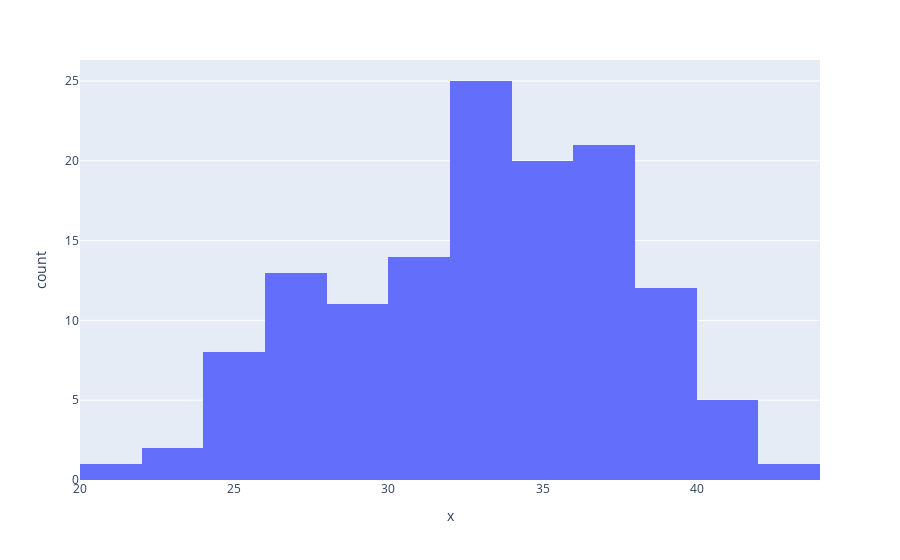

This figure's notebook cell:
### Code cell
#Histogram of Vertical
fig = px.histogram(x=df['Vertical'],nbins = 12)
fig.show()

### Figure 1 — Plotly figure (JSON) as saved in the notebook; plotly's stock layout.template omitted (floating-point values rounded to 4 significant figures; data arrays with more than 128 entries replaced by an {"elided": "..."} marker saying what was removed)
{"data": [{"alignmentgroup": "True", "bingroup": "x", "hovertemplate": "x=%{x}<br>count=%{y}<extra></extra>", "legendgroup": "", "marker": {"color": "#636efa", "pattern": {"shape": ""}}, "name": "", "nbinsx": 12, "offsetgroup": "", "orientation": "v", "showlegend": false, "type": "histogram", "x": {"elided": "133 float values"}, "xaxis": "x", "yaxis": "y"}], "layout": {"barmode": "relative", "legend": {"tracegroupgap": 0}, "margin": {"t": 60}, "xaxis": {"anchor": "y", "domain": [0, 1], "title": {"text": "x"}}, "yaxis": {"anchor": "x", "domain": [0, 1], "title": {"text": "count"}}}}
